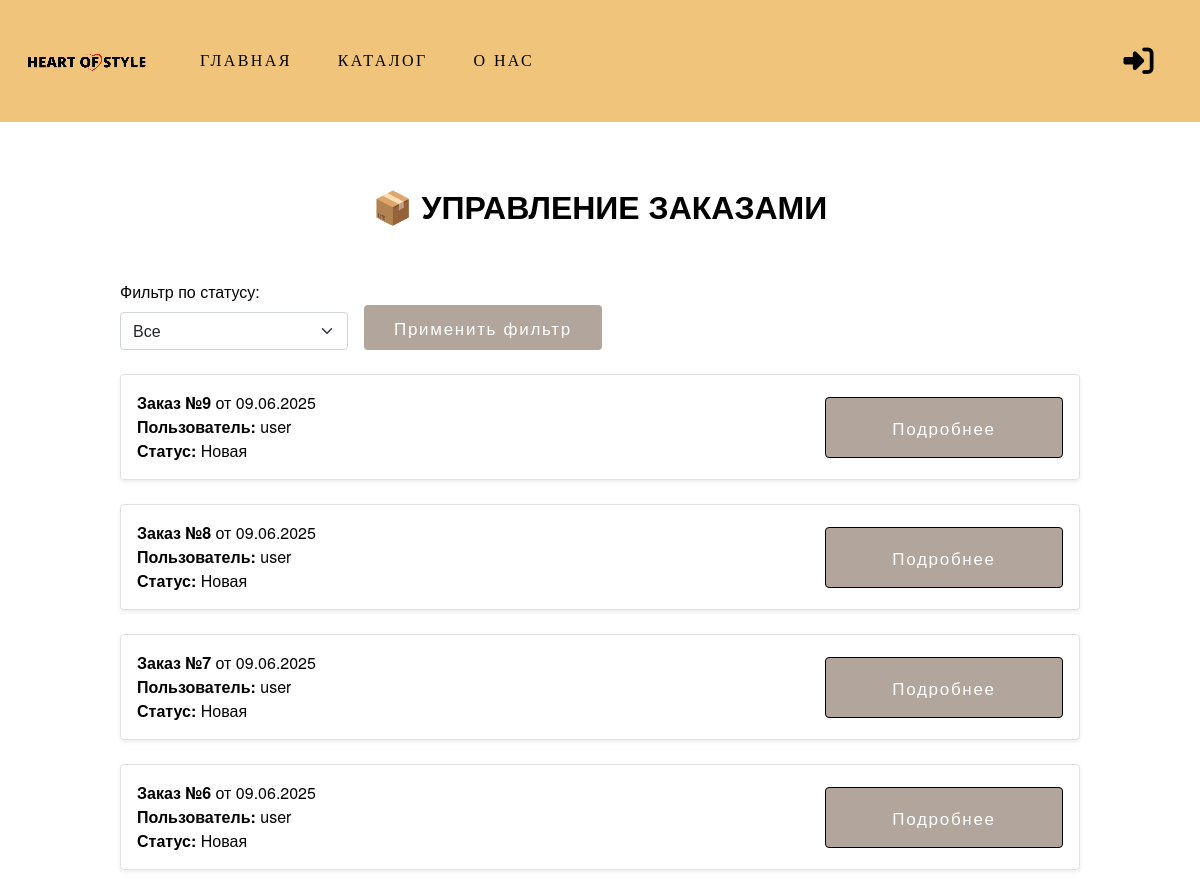
The app's page /admin_order/ (upper part), older data.
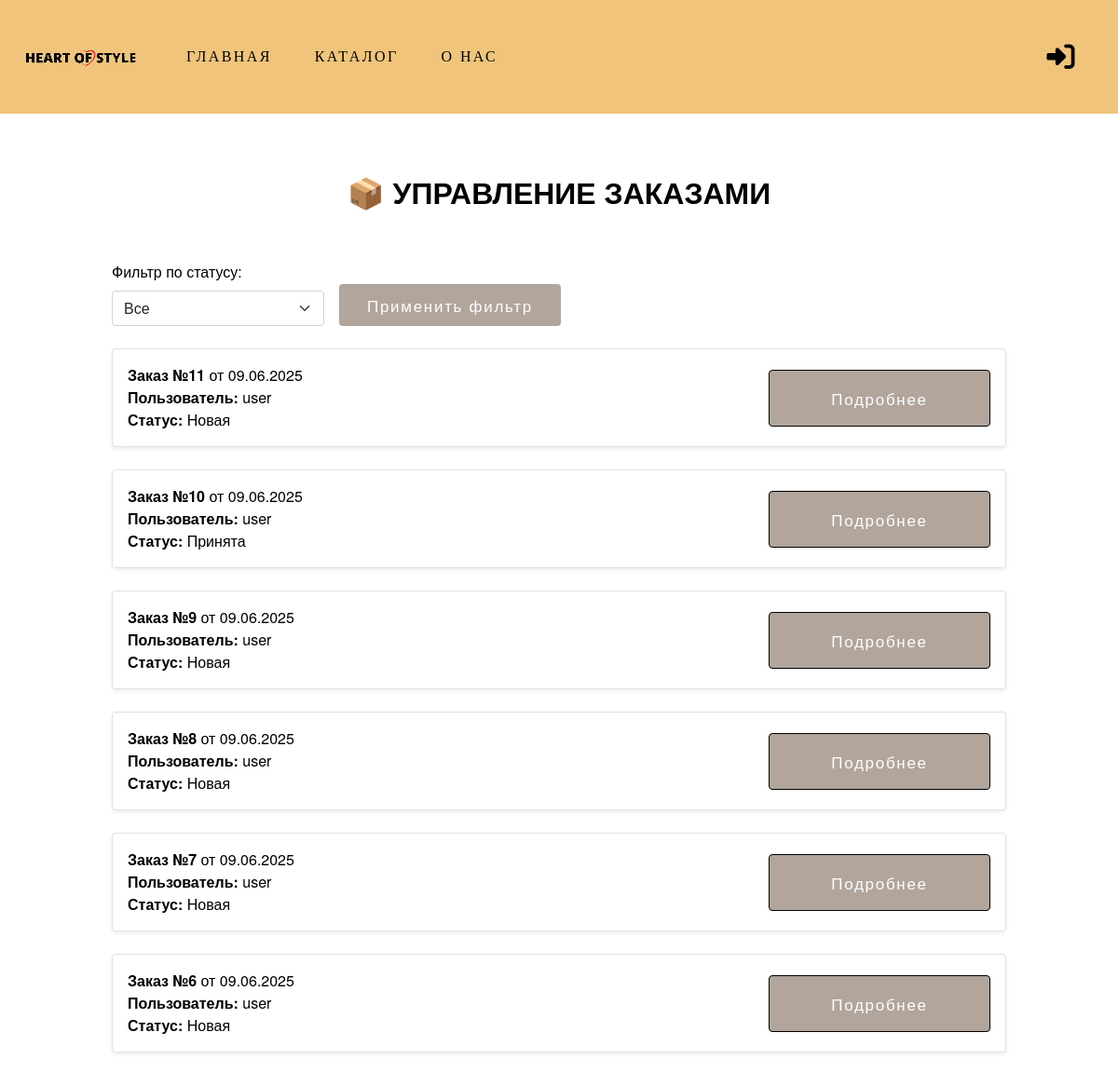
The same page, newer data.
### backend/general/models.py (models this page shows, shortened)
class Order(models.Model):
    TYPE_PAYMENT_CHOICES = [
        ("0", "Банковская карта "),
        ("1", "Наличные"),
    ]
    STATUS_CHOICES = [
        ("0", "Новая"),
        ("1", "В Обработке"),
        ("2", "Принята"),
        ("3", "Завершена"),
        ("4", "Отменена"),
    ]
    user = models.ForeignKey(
        User,
        on_delete=models.CASCADE
    )
    address = models.ForeignKey(
        PickupPoint,
        on_delete=models.SET_NULL,
        null=True,
        blank=False
    )
    type_payment = models.CharField(max_length=1, choices=TYPE_PAYMENT_CHOICES)
    status = models.CharField(max_length=1, choices=STATUS_CHOICES, default='0')
    date_at = models.DateTimeField(auto_now_add=True, verbose_name='Дата создания')
    product = models.ManyToManyField(
        Product,
        related_name='orders'
    )
    cancel_reason = models.CharField(max_length=200, null=True, blank=True)
    @property
    def total_price(self):
        return sum(item.total_price for item in self.items.all())

### backend/general/views.py (the view)
# urls.py: path('admin_order/', admin_order, name='admin_order'),
def admin_order(request):
    if request.user.is_authenticated and not request.user.is_superuser:
        return redirect('index')
    status = request.GET.get('status')
    orders = Order.objects.all().order_by('-date_at')
    if status:
        orders = orders.filter(status=status)
    return render(request, 'admin_order.html', {'orders': orders})

### backend/general/models.py (called while the page is built)
    def __str__(self):
        return self.address

    @property
    def total_price(self):
        return self.quantity * self.price

### frontend/templates/admin_order.html (shortened to what this page needs)
{% extends 'base.html' %}
{% load static %}
{% block content %}
<div class="profile-container">
  <h1 class="profile-title">📦 Управление заказами</h1>
  <form method="get" class="row g-3 align-items-end mb-4">
    <div class="col-md-3">
      <label for="status" class="form-label">Фильтр по статусу:</label>
      <select name="status" id="status" class="form-select">
        <option value="">Все</option>
      </select>
    </div>
    <div class="col-md-auto">
      <button type="submit" class="btn">Применить фильтр</button>
    </div>
  </form>
  {% for order in orders %}
    <div class="order-block mb-4 border p-3 rounded shadow-sm">
      <div id="summary-block-{{ order.id }}">
        <div class="d-flex justify-content-between align-items-center">
          <div>
            <p><strong>Заказ №{{ order.id }}</strong> от {{ order.date_at|date:"d.m.Y" }}</p>
            <p><strong>Пользователь:</strong> {{ order.user.username }}</p>
            <p><strong>Статус:</strong> {{ order.get_status_display }}</p>
          </div>
          <div id="toggle-button-show-{{ order.id }}">
            <button class="btn" onclick="toggleDetails({{ order.id }})">Подробнее</button>
          </div>
        </div>
      </div>
    </div>
  {% endfor %}
</div>
{% endblock %}

Row changes from the older to the newer data that the page shows:
added Order: id "11", date_at "09.06.2025", user.username "user", status "Новая"
added Order: id "10", date_at "09.06.2025", user.username "user", status "Принята"
